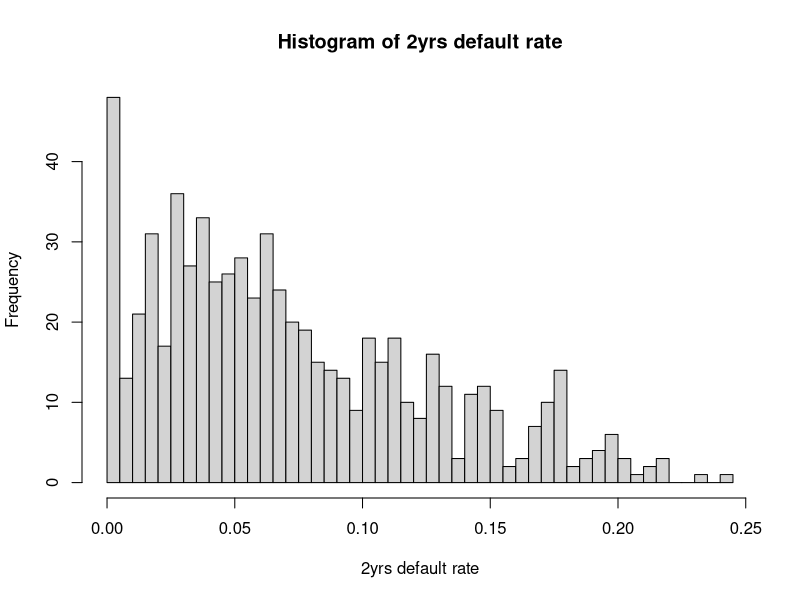
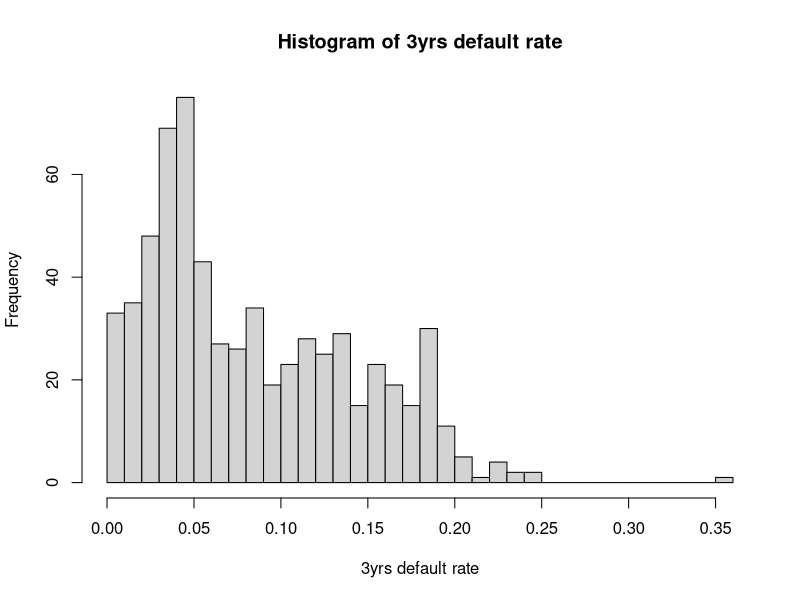
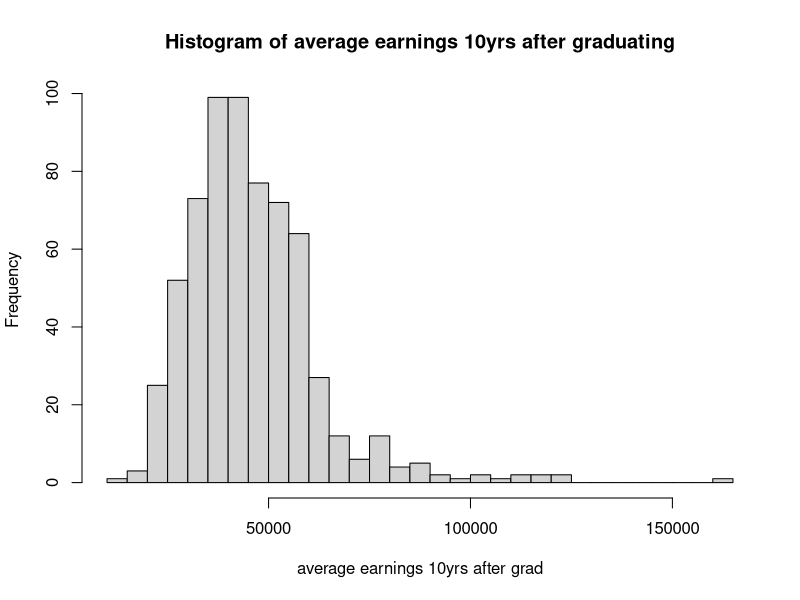
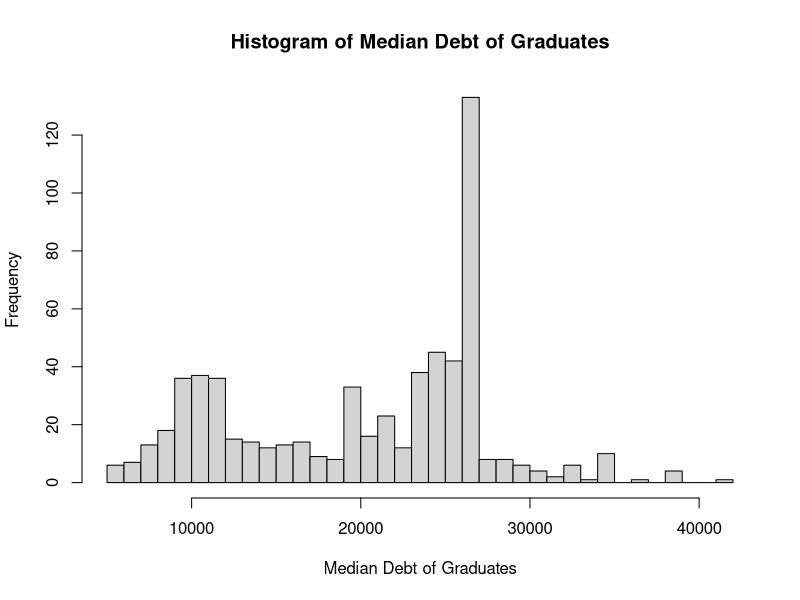
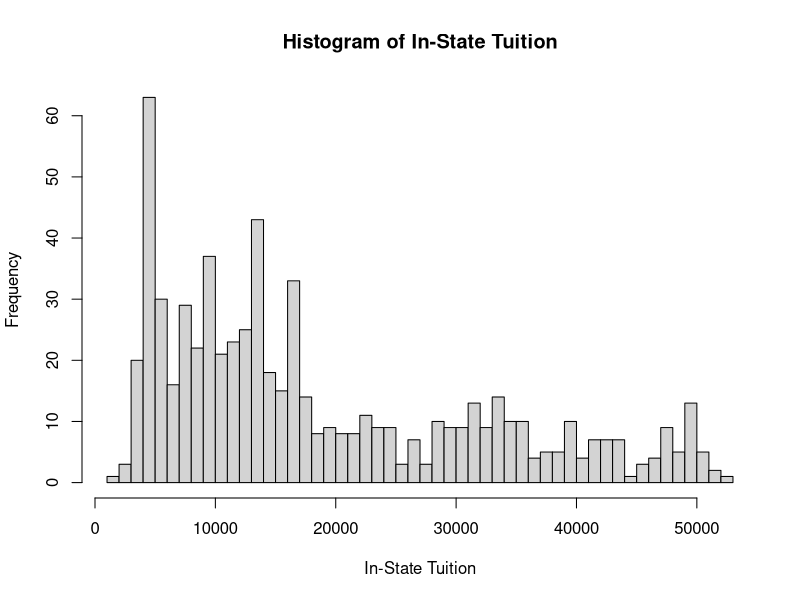
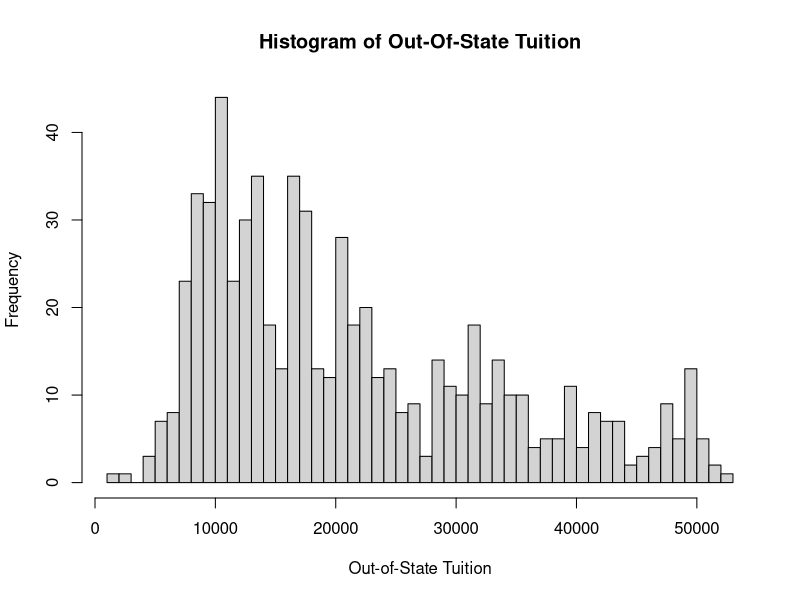
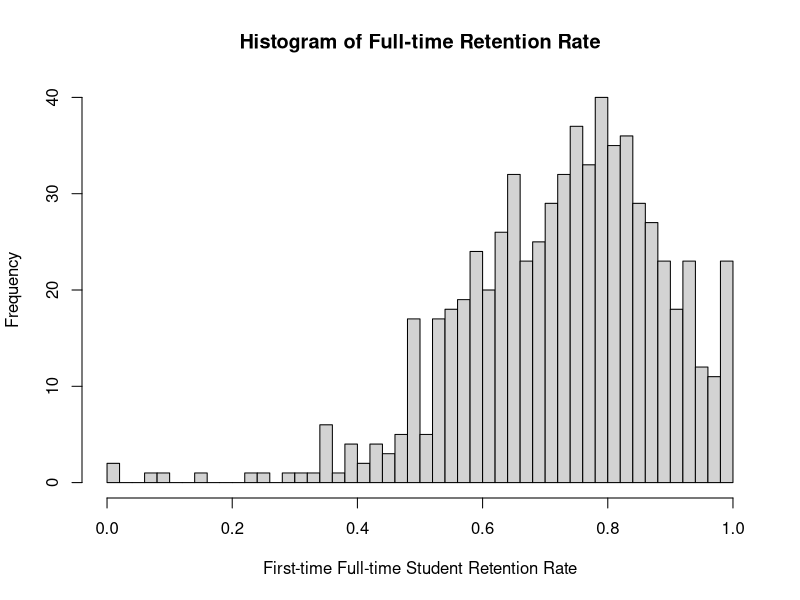
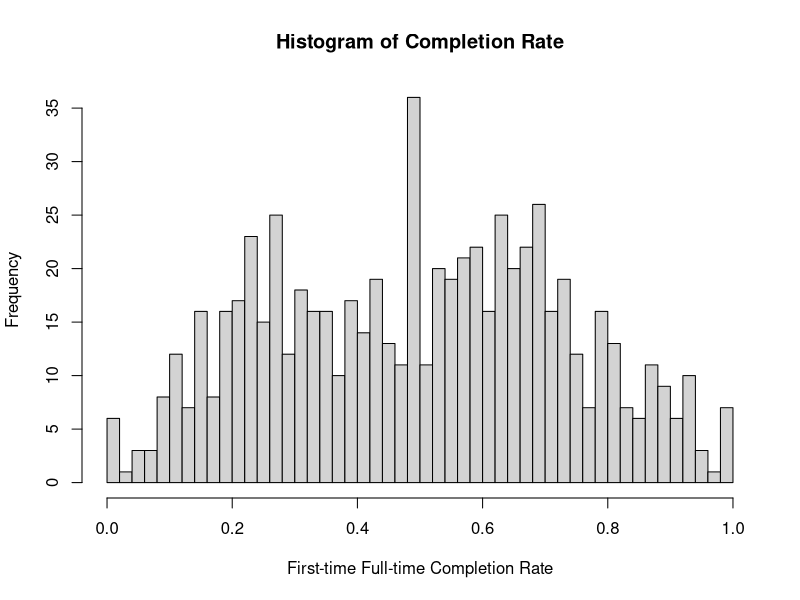

Write R code to recreate these figures, in order.
# Use getwd() to find the R working directory
# Copy College_ScoreCard_Raw_Date_v5.csv into the working directory
# Read and view the College Scorecard raw data of colleges within Mid East Region and Virginia
CollegeScoreCard<-read.csv("College_ScoreCard_Raw_Data_v5.csv",header = TRUE);
View(CollegeScoreCard);

#Create manageable data subset of the columns that will be used to form our two "SuperScores".

# "Financial Stability" SuperScore
#(CDR2) 2 year default rate, (CDR3) 3 year default rate, 
#(MN_EARN_WNE_P10) average earnings 10 years after graduating,
#(GRAD_DEBT_MDN_SUPP) Median debt of completers, 
#(TUITIONFEE_IN) in state tuition costs, 
#(TUITIONFEE_OUT) Out-of-state tuition costs

# "Academic Student Success" SuperScore
#(RET_FT_COMBINE, which is a combination of RET_FT4, RET_FTL4) First-time, full-time student retention rate,
#(C150_COMBINE, which is a combination of C150_4, C150_L4) Completion rate for first-time, full-time students, 
#(PFTFAC) Proportion of faculty that is full-time,
#(RET_COMBINE, which is a combination of RET_PT4, RET_PTL4) First-time, part-time student retention rate,
#(WDRAW_ORIG_YR3_RT) Percent withdrawn from original institution within 3 years

SuperScoreData <- CollegeScoreCard[c(1,15,19,13,25,101,102,107,111,132,135,138,139,151,159,165)];

#The idea will be to find the mean and median for each variable.
#Then, we can find how many standard deviations each school is above/below the mean, in order to assign "SuperScore" points
#These points are added together to form the "SuperScore", which is a way to compare institution against each other in those categories.

#Find mean, standard deviation, and plot a histogram for CDR2
CDR2_Data <- as.numeric(as.character(SuperScoreData$CDR2));
CDR2_Mean <- mean(CDR2_Data, na.rm=TRUE);
CDR2_SD <- sd(CDR2_Data, na.rm=TRUE);
hist(CDR2_Data, breaks=40, main="Histogram of 2yrs default rate",xlab="2yrs default rate");

#Find mean, standard deviation, and plot a histogram for CDR3
CDR3_Data <- as.numeric(as.character(SuperScoreData$CDR3));
CDR3_Mean <- mean(CDR3_Data, na.rm=TRUE);
CDR3_SD <- sd(CDR3_Data, na.rm=TRUE);
hist(CDR3_Data, breaks=40, main="Histogram of 3yrs default rate", xlab="3yrs default rate");

#Find mean, standard deviation, and plot a histogram for MN_EARN_WNE_P10
MN_EARN_Data <- as.numeric(as.character(SuperScoreData$MN_EARN_WNE_P10));
MN_EARN_Mean <- mean(MN_EARN_Data, na.rm=TRUE);
MN_EARN_SD <- sd(MN_EARN_Data, na.rm=TRUE);
hist(MN_EARN_Data, breaks=40, main="Histogram of average earnings 10yrs after graduating",xlab="average earnings 10yrs after grad");

#Find mean, standard deviation, and plot a histogram for GRAD_DEBT_MDN_SUPP
GRAD_DEBT_Data <- as.numeric(as.character(SuperScoreData$GRAD_DEBT_MDN_SUPP));
GRAD_DEBT_Mean <- mean(GRAD_DEBT_Data, na.rm=TRUE);
GRAD_DEBT_SD <- sd(GRAD_DEBT_Data, na.rm=TRUE);
hist(GRAD_DEBT_Data, breaks=40, main="Histogram of Median Debt of Graduates",xlab="Median Debt of Graduates");

#Find mean, standard deviation, and plot a histogram for TUITIONFEE_IN
TUIT_IN_Data <- as.numeric(as.character(SuperScoreData$TUITIONFEE_IN));
TUIT_IN_Mean <- mean(TUIT_IN_Data, na.rm=TRUE);
TUIT_IN_SD <- sd(TUIT_IN_Data, na.rm=TRUE);
hist(TUIT_IN_Data, breaks=40, main="Histogram of In-State Tuition",xlab="In-State Tuition");

#Find mean, standard deviation, and plot a histogram for TUITIONFEE_OUT
TUIT_OUT_Data <- as.numeric(as.character(SuperScoreData$TUITIONFEE_OUT));
TUIT_OUT_Mean <- mean(TUIT_OUT_Data, na.rm=TRUE);
TUIT_OUT_SD <- sd(TUIT_OUT_Data, na.rm=TRUE);
hist(TUIT_OUT_Data, breaks=40, main="Histogram of Out-Of-State Tuition", xlab="Out-of-State Tuition");

#Find mean, standard deviation, and plot a histogram for RET_FT_COMBINE
RET_FT_Data <- as.numeric(as.character(SuperScoreData$RET_FT_COMBINE));
RET_FT_Mean <- mean(RET_FT_Data, na.rm=TRUE);
RET_FT_SD <- sd(RET_FT_Data, na.rm=TRUE);
hist(RET_FT_Data, breaks=40, main="Histogram of Full-time Retention Rate", xlab="First-time Full-time Student Retention Rate");

#Find mean, standard deviation, and plot a histogram for C150_COMBINE
C150_Data <- as.numeric(as.character(SuperScoreData$C150_COMBINE));
C150_Mean <- mean(C150_Data, na.rm=TRUE);
C150_SD <- sd(C150_Data, na.rm=TRUE);
hist(C150_Data, breaks=40, main="Histogram of Completion Rate",xlab="First-time Full-time Completion Rate");

#Find mean, standard deviation, and plot a histogram for PFTFAC
PFTFAC_Data <- as.numeric(as.character(SuperScoreData$PFTFAC));
PFTFAC_Mean <- mean(PFTFAC_Data, na.rm=TRUE);
PFTFAC_SD <- sd(PFTFAC_Data, na.rm=TRUE);
hist(PFTFAC_Data, breaks=40,main="Histogram of Proportion of Full-time Faculty Staff",xlab="Proportion of Faculty that is Full-time");

#Find mean, standard deviation, and plot a histogram for RET_COMBINE
RET_Data <- as.numeric(as.character(SuperScoreData$RET_COMBINE));
RET_Mean <- mean(RET_Data, na.rm=TRUE);
RET_SD <- sd(RET_Data, na.rm=TRUE);
hist(RET_Data, breaks=40, main="Histogram of Part-time Completion Rate",xlab="First-time, Part-time Completion Rate");

#Find mean, standard deviation, and plot a histogram for WDRAW_ORIG_YR3_RT
WDRAW_Data <- as.numeric(as.character(SuperScoreData$WDRAW_ORIG_YR3_RT));
WDRAW_Mean <- mean(WDRAW_Data, na.rm=TRUE);
WDRAW_SD <- sd(WDRAW_Data, na.rm=TRUE);
hist(WDRAW_Data, breaks=40, main="Histogram of percent withdrawn from orig inst within 3yrs",xlab="Percent Withdrawn from orig inst within 3yrs");


#Next, we will find the Z-Scores for each of the above variables, which will help us to form the "SuperScores"
CollegeScoreCard$CDR2_Z_Score <- (CDR2_Data - CDR2_Mean)/CDR2_SD;
CollegeScoreCard$CDR3_Z_Score <- (CDR3_Data - CDR3_Mean)/CDR3_SD;
CollegeScoreCard$MN_EARN_Z_Score <- (MN_EARN_Data - MN_EARN_Mean)/MN_EARN_SD;
CollegeScoreCard$GRAD_DEBT_Z_Score <- (GRAD_DEBT_Data - GRAD_DEBT_Mean)/GRAD_DEBT_SD;
CollegeScoreCard$TUIT_IN_Z_Score <- (TUIT_IN_Data - TUIT_IN_Mean)/TUIT_IN_SD;
CollegeScoreCard$TUIT_OUT_Z_Score <- (TUIT_OUT_Data - TUIT_OUT_Mean)/TUIT_OUT_SD;
CollegeScoreCard$RET_FT_Z_Score <- (RET_FT_Data - RET_FT_Mean)/RET_FT_SD;
CollegeScoreCard$C150_Z_Score <- (C150_Data - C150_Mean)/C150_SD;
CollegeScoreCard$PFTFAC_Z_Score <- (PFTFAC_Data - PFTFAC_Mean)/PFTFAC_SD;
CollegeScoreCard$RET_Z_Score <- (RET_Data - RET_Mean)/RET_SD;
CollegeScoreCard$WDRAW_Z_Score <- (WDRAW_Data - WDRAW_Mean)/WDRAW_SD;

#Adding Z-Score variable categories together to make overall "Super Scores"

#Financial Stability SuperScore
CollegeScoreCard$Financial_Stability_SuperScore <- (CollegeScoreCard$CDR2_Z_Score*-1) + (CollegeScoreCard$CDR3_Z_Score*-1) + (CollegeScoreCard$MN_EARN_Z_Score)
+ (CollegeScoreCard$GRAD_DEBT_Z_Score*-1) + (CollegeScoreCard$TUIT_IN_Z_Score*-1) + (CollegeScoreCard$TUIT_OUT_Z_Score*-1);

#Academic Student Success SuperScore
CollegeScoreCard$Academic_Student_Success_SuperScore <- (CollegeScoreCard$RET_FT_Z_Score) + (CollegeScoreCard$C150_Z_Score)
+ (CollegeScoreCard$PFTFAC_Z_Score) + (CollegeScoreCard$WDRAW_Z_Score*-1);

#State Distribution of the number of schools in our dataset
States_Data = SuperScoreData$ST_FIPS_DESC;
States_Data_freq = table(States_Data);
colors = c("red","yellow","green","violet","orange","blue","pink","cyan");
barplot(States_Data_freq, col=colors);
# Barplot of the mean of graduate debt by states within the region
barplot(tapply(as.numeric((as.character(SuperScoreData$GRAD_DEBT_MDN_SUPP))), SuperScoreData$ST_FIPS_DESC, mean, na.rm=TRUE), main="Mean of the grad debt by states within the region", ylab="Mean of Grad Debt",col=colors)

#Barplot the mean of in-state tuition by states within the region
barplot(tapply(as.numeric(as.character(SuperScoreData$TUITIONFEE_IN)), SuperScoreData$ST_FIPS_DESC, mean, na.rm=TRUE), main="Mean of In-State Tuition by States within the Region", ylab="Mean of In-State Tuition", col=colors)

#Barplot the mean of out-of-state tuition by states within the region
barplot(tapply(as.numeric(as.character(SuperScoreData$TUITIONFEE_OUT)), SuperScoreData$ST_FIPS_DESC, mean, na.rm=TRUE), main="Mean of Out-Of-State Tuition by States within the Region", ylab="Mean of Out-Of-State Tuition", col=colors)

#run these if you do not have the packages installed
#they will be useful for ggplot2 graphs
install.packages("ggplot2");
install.packages("Hmisc");
install.packages("dplyr");
install.packages("reshape");
install.packages("lme4");
#load libraries into R session
library(ggplot2);
library(Hmisc);
library(dplyr);
library(reshape);
library(lme4);
library(nlme);
theme_set(theme_grey(base_size = 12));

#This uses the ggplot2 package to display a graph that shows a correlation between Average ACT scores 
# for admitted students and the financial stability associated with students attending a specific school
ggplot(data = CollegeScoreCard, aes(ACTCM75, y=Financial_Stability_SuperScore)) +
  xlab("ACT Composite 75th Percentile") +
  ylab("Financial Stability SuperScore") +
  geom_boxplot() +
  ggtitle("Admitted Student ACT Composite 75th Percentile and Financial Stability") +
  theme(plot.title = element_text(hjust = 0.5))

#This uses the ggplot2 package to display a graph that shows a correlation between Average ACT scores 
# for admitted students and the academic student success SuperScore associated with students attending a specific school
ggplot(data = CollegeScoreCard, aes(ACTCM75, y=Academic_Student_Success_SuperScore)) +
  xlab("ACT Composite 75th Percentile") +
  ylab("Academic Student Success SuperScore") +
  geom_boxplot() +
  ggtitle("Admitted Student ACT Composite 75th Percentile and Academic Student Success") +
  theme(plot.title = element_text(hjust = 0.5))

# Frequency distribution of the college sizes in Maryland
mdstate = States_Data == "Maryland";
mddata = SuperScoreData[mdstate,];
mdccsize = mddata$CCSIZE_DESC;
mdccsize.freq = table(mdccsize);
cbind(mdccsize.freq);
pie(mdccsize.freq, col=colors);

# Plot In-state Tuition against Out-Of-State Tuition in Maryland
plot(as.numeric(as.character(mddata$TUITIONFEE_OUT)), as.numeric(as.character(mddata$TUITIONFEE_IN)),main="Maryland Tuition Comparison", xlab="Out-Of-State Tuition", ylab="In-State Tution");

# Plot in-state tuition against median debt of graduates in Maryland
plot(as.numeric(as.character(mddata$TUITIONFEE_IN)), as.numeric(as.character(mddata$GRAD_DEBT_MDN_SUPP)),main="Maryland In-State Tuition vs Median Debt of Graduates", xlab="In-State Tuition",ylab="Median Debt of Graduates");

# plot in-state tuition against mean earning of graduates in Maryland
plot(as.numeric(as.character(mddata$TUITIONFEE_IN)), as.numeric(as.character(mddata$MN_EARN_WNE_P10)), main="Maryland In-State Tuition vs Mean Earning of Graduates", xlab="In-State-Tuition",ylab="Mean Earning of Graduates");
